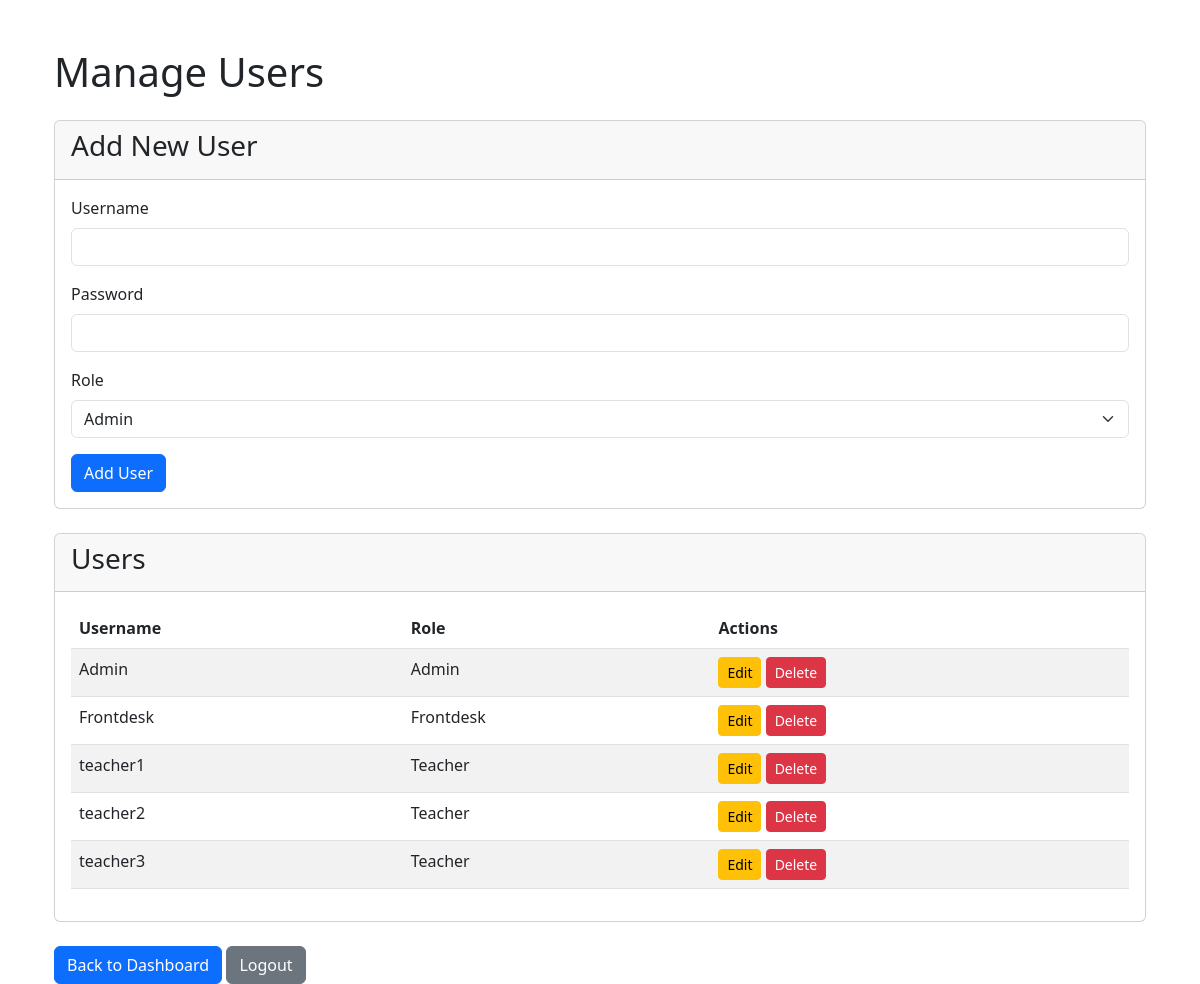
The app's page /admin/users (signed in), older data.
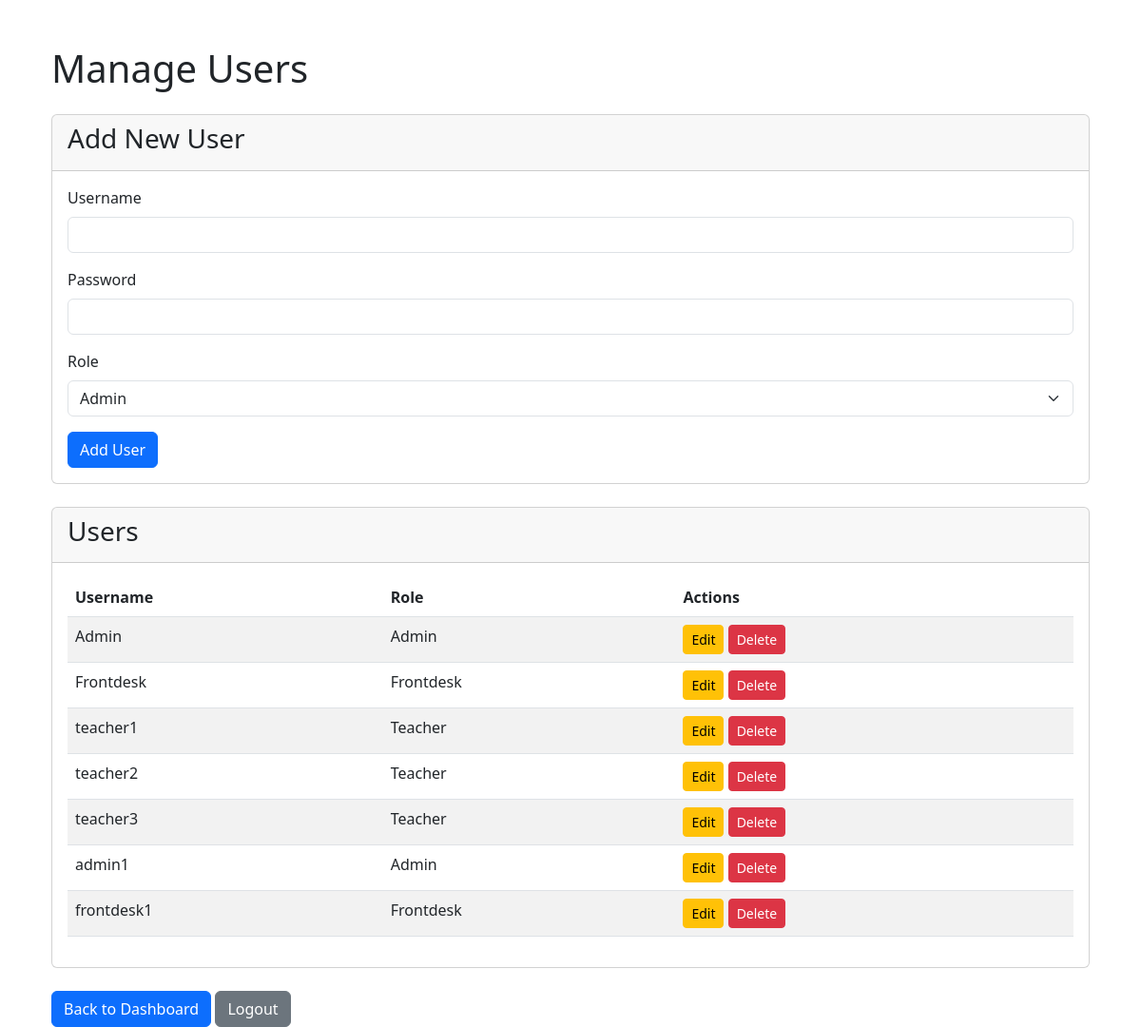
The same page, newer data.
### models.py (models this page shows, shortened)
class User(db.Model, UserMixin):
    id = db.Column(db.Integer, primary_key=True)
    username = db.Column(db.String(80), unique=True, nullable=False)
    password_hash = db.Column(db.String(128), nullable=False)
    role = db.Column(db.String(20), nullable=False)  # admin, frontdesk, teacher
    classes = db.relationship('Class', backref='teacher', lazy=True)

### routes/admin.py (the view, shortened to what this page needs)
@bp.route('/admin/users', methods=['GET', 'POST'])
@login_required
def users():
    if current_user.role != 'admin':
        flash('Access denied: Admins only.', 'danger')
        return redirect(url_for('auth.login'))
    users = User.query.all()
    return render_template('admin_users.html', users=users)

### app.py (called while the page is built)
@login_manager.user_loader
def load_user(user_id):
    from models import User
    return User.query.get(int(user_id))

### templates/admin_users.html (shortened to what this page needs)
{% extends 'base.html' %}
{% block content %}
<div class="container mt-5">
    <h1 class="mb-4">Manage Users</h1>
    <div class="card mb-4">
        <div class="card-header">
            <h3>Add New User</h3>
        </div>
        <div class="card-body">
            <form method="POST" action="{{ url_for('admin.users') }}">
                <div class="mb-3">
                    <label for="username" class="form-label">Username</label>
                    <input type="text" class="form-control" id="username" name="username" required>
                </div>
                <div class="mb-3">
                    <label for="password" class="form-label">Password</label>
                    <input type="password" class="form-control" id="password" name="password" required>
                </div>
                <div class="mb-3">
                    <label for="role" class="form-label">Role</label>
                    <select class="form-select" id="role" name="role" required>
                        <option value="admin">Admin</option>
                    </select>
                </div>
                <button type="submit" name="add_user" class="btn btn-primary">Add User</button>
            </form>
        </div>
    </div>
    {% if users %}
        <div class="card mb-4">
            <div class="card-header">
                <h3>Users</h3>
            </div>
            <div class="card-body">
                <table class="table table-striped">
                    <thead>
                        <tr>
                            <th>Username</th>
                            <th>Role</th>
                            <th>Actions</th>
                        </tr>
                    </thead>
                    <tbody>
                        {% for user in users %}
                            <tr>
                                <td>{{ user.username }}</td>
                                <td>{{ user.role | capitalize }}</td>
                                <td>
                                    <button type="button" class="btn btn-warning btn-sm" data-bs-toggle="modal" data-bs-target="#editUserModal{{ user.id }}">
                                        Edit
                                    </button>
                                    <form method="POST" action="{{ url_for('admin.users') }}" class="d-inline" onsubmit="return confirm('Are you sure you want to delete {{ user.username }}?');">
                                        <button type="submit" name="delete_user" class="btn btn-danger btn-sm">Delete</button>
                                    </form>
                                </td>
                            </tr>
                        {% endfor %}
                    </tbody>
                </table>
            </div>
        </div>
    {% else %}
        <p>No users found.</p>
    {% endif %}
    <a href="{{ url_for('admin.dashboard') }}" class="btn btn-primary">Back to Dashboard</a>
    <a href="{{ url_for('auth.logout') }}" class="btn btn-secondary">Logout</a>
</div>
{% endblock %}

Row changes from the older to the newer data that the page shows:
added User: username "admin1", role "Admin"
added User: username "frontdesk1", role "Frontdesk"
